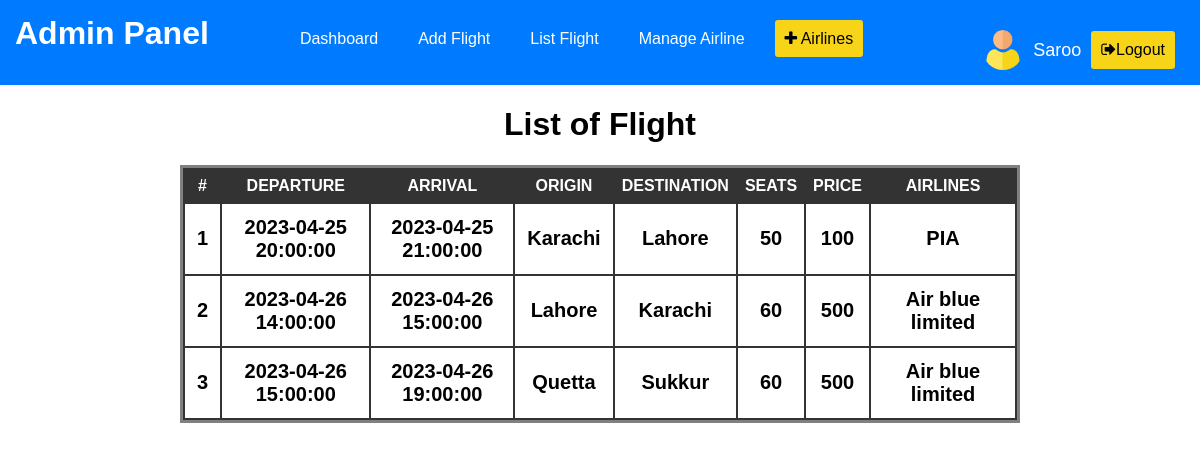
Page /admin/listFlight.php (signed in) on the committed database.
### tables this page shows
CREATE TABLE `addflighttbl` (
  `flight_id` int(11) NOT NULL,
  `departureDate` datetime NOT NULL,
  `arrivalDate` datetime NOT NULL,
  `Origin` varchar(50) NOT NULL,
  `Destination` varchar(50) NOT NULL,
  `seats` int(11) NOT NULL,
  `Price` int(11) NOT NULL,
  `airlineName` varchar(50) NOT NULL,
  `status` varchar(11) NOT NULL
);

### admin/listFlight.php (the view, shortened to what this page needs)
<?php
include('../view/connection.php');
$sql = "select * from addflightTbl";
$Result = mysqli_query($con, $sql);
?>
<html>
<head>
</head>
<body>
    <?php
    include('headerNav.php');
    ?>
    <div id="main-content">
        <table cellpadding="7px">
            <thead>
                <h1 align="center">List of Flight</h1>
                <th>#</th>
                <th>Departure</th>
                <th>Arrival</th>
                <th>Origin</th>
                <th>Destination</th>
                <th>Seats</th>
                <th>Price</th>
                <th>Airlines</th>
            </thead>
            <tbody>
                <?php while ($row = mysqli_fetch_assoc($Result)) { ?>
                    <tr>
                        <td><?php echo $row['flight_id'] ?></td>
                        <td><?php echo $row['departureDate'] ?></td>
                        <td><?php echo $row['arrivalDate'] ?></td>
                        <td><?php echo $row['Origin'] ?></td>
                        <td><?php echo $row['Destination'] ?></td>
                        <td><?php echo $row['seats'] ?></td>
                        <td><?php echo $row['Price'] ?></td>
                        <td><?php echo $row['airlineName'] ?></td>
                    </tr>
                <?php
                }
                ?>
            </tbody>
        </table>
    </div>
</body>
</html>

### admin/listFlight.php (style rules this page uses)
#main-content table { width: 70%; margin: 0 auto; background-color: #333; border-style: solid; text-align: center; }
#main-content table th { color: #fff; background-color: #333; text-transform: uppercase; }
#main-content table th:last-child { width: 130px; }
#main-content table td { background-color: #fff; font-size: 20px; font-weight: bold; padding: 0.75rem; }

### admin/headerNav.php (style rules this page uses)
body { margin: 0; font-family: Arial, sans-serif; }

### rows in the picture
addflighttbl: flight_id "1", departureDate "2023-04-25 20:00:00", arrivalDate "2023-04-25 21:00:00", Origin "Karachi", Destination "Lahore", seats "50", Price "100", airlineName "PIA"
addflighttbl: flight_id "2", departureDate "2023-04-26 14:00:00", arrivalDate "2023-04-26 15:00:00", Origin "Lahore", Destination "Karachi", seats "60", Price "500", airlineName "Air blue limited"
addflighttbl: flight_id "3", departureDate "2023-04-26 15:00:00", arrivalDate "2023-04-26 19:00:00", Origin "Quetta", Destination "Sukkur", seats "60", Price "500", airlineName "Air blue limited"

### other values in the picture
$_SESSION['adminId'] "Saroo"
